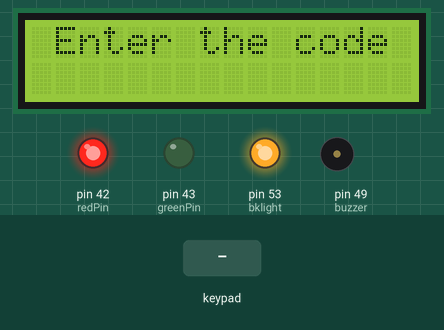
Simulated run of this sketch. Board: Arduino Mega 2560, built with avr-gcc and run on an emulated ATmega2560. Shown: 16×2 character LCD, output pins drawn as LEDs (lit = HIGH), buzzer (waves = sounding, pin HIGH). The inputs (shaded band) are chosen by the test bench.

Above: at 3.2 s.
3.3 s: keypad keys 1 2 3 4 pressed 0.4 s apart
At 5.7 s:
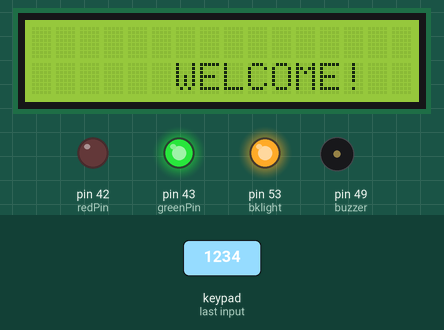
6.4 s: keypad keys 3 7 3 6 3 5 3 4 pressed 0.4 s apart
At 12.4 s:
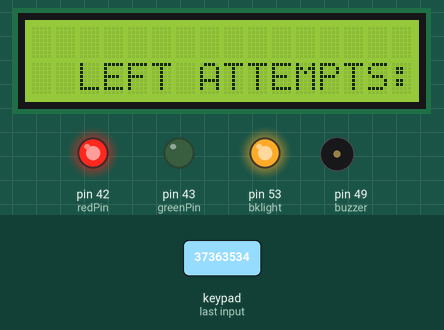
12.6 s: key '#' pressed
18.3 s: keypad keys 3 7 3 6 3 5 3 4 # pressed 0.4 s apart
At 24.2 s:
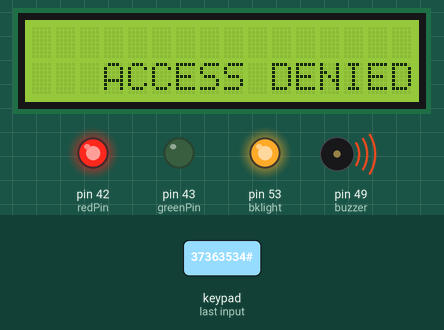
Timing chart, 0 to 25.7 s (numbered marks = the images above; inputs shaded):
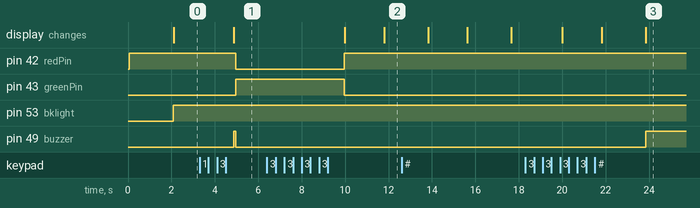

The sketch:

sketch_jul28b.ino
```cpp
#include<Keypad.h> //Keypad
#include <Wire.h> // Wire
#include <LiquidCrystal_I2C.h>

LiquidCrystal_I2C lcd(0x27,16,2);
const int bklight = 53;
const int rs = 41, en = 40, d4 = 26, d5 = 27, d6 = 28, d7 = 29;
const byte rows = 4;
const byte cols = 4;
char keys[rows][cols] = {
  {'1','2','3','a'},
  {'4','5','6','b'},
  {'7','8','9','c'},
  {'#','0','*','d'}
};

byte rowPins[rows] = {37, 36, 35, 34};
byte colPins[cols] = {33, 32, 31,30};

String password = "1234";  // Password
int position = 0; // Character's password positiion

int wrong = 0; // Failed attempt counter

int redPin = 42;
int greenPin = 43;
int buzzer = 49;


Keypad keypad=Keypad(makeKeymap(keys),rowPins,colPins,4,4);

int total = 0; // Failed attempt overall
// Initialization
void setup(){
 pinMode(bklight, OUTPUT);
 pinMode(redPin,OUTPUT);
 pinMode(greenPin,OUTPUT);
 pinMode(buzzer, OUTPUT);
 lcd.init(); //LCD initialization
 lcd.backlight();
 lcd.clear(); // Clear LCD screen
 setLocked(true); // Locking
 delay(20);
}

void loop(){
  digitalWrite(bklight, HIGH);
  lcd.clear(); // Clear LCD screen
  lcd.print(" Enter the code : ");
  delay(100);
  char pressed=keypad.getKey();//Get the inpur
  String key[3];

  if(pressed){
    if(pressed == '#'){ // The door is lock if we press '#'
          position = 0; // Clear character's password position
          setLocked(true); // Locked
          lcd.clear(); // Clear LCD screen
      }

     else if(pressed == password[position]){ //The character is in the right order
          key[position]=pressed;
          position++; // Incrementation of the position
      }

     else if (pressed != password[position] ) // The character is in the wrong order
      {
          wrong++; // Incrementation of failed attempt counter
          position ++; // Incrementation of the position
      }

    if(position == 4){
          if( wrong >0) // The password is wrong
            {

                total++; // Incrementation of the overall failed attempt
                wrong = 0; // clear counter
                position = 0; // Clear character's password position
                lcd.clear(); //  Clear LCD screen
                lcd.setCursor(0,1);
                lcd.print("  WRONG CODE!");
                lcd.setCursor(0,2);
                lcd.print("  LEFT ATTEMPTS: ");
                lcd.setCursor(19,2);
                lcd.print(3-total);
                setLocked(true); // Vérouillage
            }

          else if(position == 4 && wrong == 0) // The code is right
            {
                buzzer_beep_unlock(); // Unlock the door
            }

             if(total ==3){ // 3 failed attempt in a row
                total=0;  // clear counter
                buzzer_beep_lock(); // Start the alarm
            }

        }

   }


}

void setLocked(int locked){ // Lock/unlock function
    if (locked){ // Lock
          digitalWrite(redPin, HIGH); // Set Lock LED to  1
          digitalWrite(greenPin, LOW); // Set Unlock LED to  0
          delay(2000);
      }
    else{ //Unlock
          digitalWrite(redPin, LOW); // Set Lock LED to  0
          digitalWrite(greenPin, HIGH); //Set Unlock LED to  1
          delay(5000);
          digitalWrite(redPin, HIGH); // Set Lock LED to  1
          digitalWrite(greenPin, LOW); // Set Unlock LED to  0
      }
  }
void buzzer_beep_lock(){ // Alarm
   lcd.clear(); // Clear LCD Screen
   lcd.setCursor(0,1);
   lcd.print("   ACCESS DENIED !!!");
   // Start alarm during 10 seconds
   digitalWrite(buzzer,HIGH);
   delay(10000);
   digitalWrite(buzzer,LOW);

}
void buzzer_beep_unlock(){ // Alarm
   position = 0; // Clear character's password position
   wrong = 0; // Clear counter
   lcd.clear(); // Clear LCD Screen
   lcd.setCursor(0,1);
   lcd.print("      WELCOME!     ");
   digitalWrite(buzzer,HIGH);
   delay(100);
   digitalWrite(buzzer,LOW);
   setLocked(false); // unlock

}
```

Measured:
- after the input at 3.3 s, pin 42 (redPin): HIGH → LOW after 1.7 s; pin 43 (greenPin): LOW → HIGH after 1.7 s; pin 49 (buzzer): LOW → HIGH after 1.6 s, → LOW 0.10 s later; the display: changes after 1.6 s (image 1)
- after the input at 6.4 s, the display: first differs from a run without the input after 5.4 s (image 2)
- after the input at 18.3 s, pin 49 (buzzer): LOW → HIGH after 5.5 s; the display: first differs from a run without the input after 3.5 s (image 3 shows a later state)
